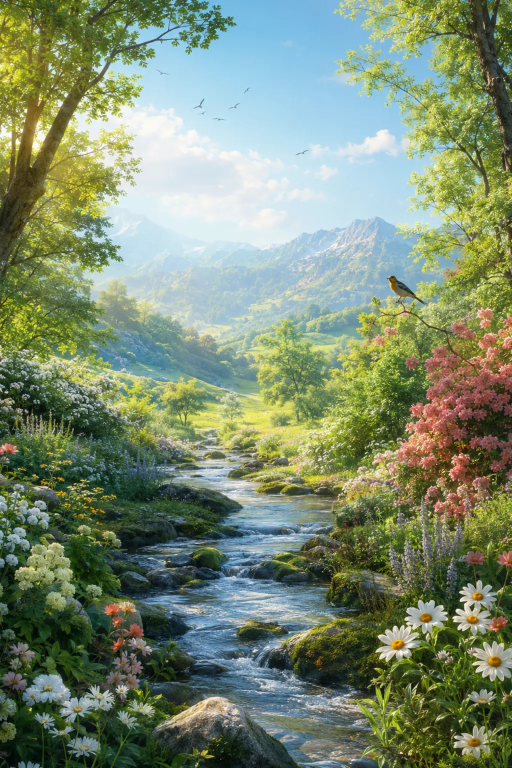
#> input picture .msc-build/premium-theme-art-0.14.2/theme_scene_creation_garden.webp, 1024 x 1536 px, found by its file name (shown at 1/2 size)
$ python generate-0.15.3-professional-workbook-assets.py
#> lines starting #> are read from the running program, lines starting #| are printed output that depends on the picture
#!/usr/bin/env python3
"""Build My Study Companion's offline professional workbook illustration pack.

All interactive variants are derived from professional theme artwork already stored
inside the Android app. Production pages never fall back to primitive geometry.
"""
from __future__ import annotations

import argparse
import hashlib
import json
import math
import shutil
from dataclasses import dataclass
from pathlib import Path

import numpy as np
from PIL import Image, ImageEnhance, ImageFilter, ImageOps
from skimage.color import rgb2gray
from skimage.feature import canny
from skimage.morphology import dilation, disk, remove_small_objects
from skimage.segmentation import slic

WIDTH = 512
HEIGHT = 768

PALETTE = [
    {"number": 1, "label": "Brown", "rgb": "#8A5A35"},
    {"number": 2, "label": "Skin tone", "rgb": "#E5B17A"},
    {"number": 3, "label": "Red", "rgb": "#C94C4C"},
    {"number": 4, "label": "Blue", "rgb": "#4F83B6"},
    {"number": 5, "label": "Gray", "rgb": "#858A91"},
    {"number": 6, "label": "Green", "rgb": "#5C8B57"},
    {"number": 7, "label": "Tan", "rgb": "#C8A46B"},
    {"number": 8, "label": "Yellow", "rgb": "#E6C44F"},
    {"number": 9, "label": "Black", "rgb": "#252525"},
]
PALETTE_RGB = np.array(
    [tuple(int(entry["rgb"][i : i + 2], 16) for i in (1, 3, 5)) for entry in PALETTE],
    dtype=np.float32,
)


@dataclass(frozen=True)
class SourceSpec:
    id: str
    title: str
    filename: str
    crop: tuple[int, int, int, int] | None = None
    mirror: bool = False


SOURCES = [
    SourceSpec("creation", "Creation", "theme_scene_creation_garden.webp"),
    SourceSpec("noahs-ark", "Noah's Ark", "theme_scene_noahs_ark.webp"),
    SourceSpec("jonah", "Jonah and the Great Fish", "theme_scene_ocean_majesty.webp"),
    SourceSpec("david-goliath", "David and Goliath", "theme_scene_mountain_sunrise.webp"),
    SourceSpec("daniel-lions", "Daniel in the Lions' Den", "theme_scene_lion_premium_2.webp"),
    SourceSpec("jesus-storm", "Jesus Calms the Storm", "theme_scene_red_sea_deliverance.webp", mirror=True),
    SourceSpec("good-samaritan", "The Good Samaritan", "theme_scene_parable_line_panels.webp", (0, 768, 512, 1536)),
    SourceSpec("lost-sheep", "The Lost Sheep", "theme_scene_parable_line_panels.webp", (512, 0, 1024, 768)),
    SourceSpec("talents", "The Talents", "theme_scene_parable_line_panels.webp", (512, 768, 1024, 1536)),
    SourceSpec("prodigal-son", "The Prodigal Son", "theme_scene_parable_line_panels.webp", (0, 0, 512, 768)),
    SourceSpec("wise-builders", "Wise and Foolish Builders", "theme_scene_bible_timeline.webp", (0, 768, 1024, 1536)),
    SourceSpec("armor-of-god", "The Armor of God", "theme_scene_mountain_sunrise.webp", mirror=True),
    SourceSpec("favorite-scripture", "Draw Your Favorite Scripture", "theme_scene_bible_sketch_study.webp"),
    SourceSpec("favorite-animal", "Draw Your Favorite Animal", "theme_scene_rainforest_harmony.webp"),
    SourceSpec("faith-action", "Faith in Action", "theme_scene_red_sea_deliverance.webp"),
    SourceSpec("gratitude-journal", "Gratitude Journal", "theme_scene_warm_editorial.webp"),
]

DRAWING_STEPS = [
    "Block in the largest shapes and the horizon.",
    "Add the main people, animals, buildings, or objects.",
    "Add the complete professional line detail.",
    "Finish expressions, textures, labels, and your own color.",
]


def load_source(source_root: Path, spec: SourceSpec) -> Image.Image:
    path = source_root / spec.filename
    if not path.is_file():
        raise FileNotFoundError(f"Missing stored professional source artwork: {path}")
    image = Image.open(path).convert("RGB")
    if spec.crop:
        image = image.crop(spec.crop)
    if spec.mirror:
        image = ImageOps.mirror(image)
    image = ImageOps.fit(image, (WIDTH, HEIGHT), method=Image.Resampling.LANCZOS)
    image = ImageEnhance.Contrast(image).enhance(1.04)
    return ImageEnhance.Color(image).enhance(1.03)


def generate_labels(rgb: np.ndarray, target_segments: int = 52) -> np.ndarray:
    labels = slic(
        rgb.astype(np.float32) / 255.0,
        n_segments=target_segments,
        compactness=14.0,
        sigma=1.0,
        start_label=1,
        channel_axis=-1,
        enforce_connectivity=True,
        min_size_factor=0.35,
        max_size_factor=2.6,
    ).astype(np.uint16)
    dense = np.zeros_like(labels, dtype=np.uint16)
    for index, old in enumerate(np.unique(labels), start=1):
        dense[labels == old] = index
    return dense


# [7 lines left out: function boundary_pixels, not called in this run]


def line_art(rgb: np.ndarray, labels: np.ndarray, sigma: float, include_regions: bool) -> Image.Image:
    edges = canny(rgb2gray(rgb), sigma=sigma, low_threshold=0.06, high_threshold=0.20)
    edges = remove_small_objects(edges, max_size=42 if sigma <= 2.0 else 90)
    edges = dilation(edges, disk(1 if sigma <= 2.0 else 0))
    if include_regions:
        edges |= boundary_pixels(labels)
    canvas = np.full((HEIGHT, WIDTH), 255, dtype=np.uint8)
    canvas[edges] = 22
    return Image.fromarray(canvas).convert("RGB")


def nearest_palette_number(pixels: np.ndarray) -> int:
    sample = np.median(pixels.reshape(-1, 3), axis=0).astype(np.float32)
    return int(np.argmin(np.sum((PALETTE_RGB - sample) ** 2, axis=1)) + 1)


def region_manifest(rgb: np.ndarray, labels: np.ndarray) -> list[dict]:
    records = []
    for region_id in np.unique(labels):
        ys, xs = np.where(labels == region_id)
        cx, cy = float(xs.mean()), float(ys.mean())
        nearest = int(np.argmin((xs - cx) ** 2 + (ys - cy) ** 2))
        records.append(
            {
                "id": str(int(region_id)),
                "number": nearest_palette_number(rgb[labels == region_id]),
                "centerX": int(xs[nearest]),
                "centerY": int(ys[nearest]),
                "pixelCount": int(xs.size),
            }
        )
    return records


def choose_difference_regions(labels: np.ndarray) -> list[int]:
    candidates = []
    for region_id in np.unique(labels):
        ys, xs = np.where(labels == region_id)
        if xs.size >= 900:
            candidates.append((int(region_id), float(xs.mean()), float(ys.mean()), int(xs.size)))
    candidates.sort(key=lambda item: item[3], reverse=True)
    selected = []
    for candidate in candidates:
        _, x, y, _ = candidate
        if all((x - sx) ** 2 + (y - sy) ** 2 >= 120**2 for _, sx, sy, _ in selected):
            selected.append(candidate)
        if len(selected) == 5:
            break
    for candidate in candidates:
        if len(selected) == 5:
            break
        if candidate[0] not in {item[0] for item in selected}:
            selected.append(candidate)
    return [item[0] for item in selected[:5]]


# [42 lines left out: functions changed_image, differences_manifest, not called in this run]


def save_webp(image: Image.Image, path: Path, quality: int) -> None:
    path.parent.mkdir(parents=True, exist_ok=True)
    image.save(path, "WEBP", quality=quality, method=6)


# [6 lines left out: function sha256_file, not called in this run]


def build_pack(source_root: Path, output_root: Path) -> None:
    if output_root.exists():
        shutil.rmtree(output_root)
    output_root.mkdir(parents=True)
    assets = []
    for spec in SOURCES:
        master = load_source(source_root, spec)
#> in load_source, image is the input picture: PIL image 1024x1536 RGB; mean R, G, B 123.6, 139.4, 112.8
#> in load_source, `image = ImageOps.fit(image, (WIDTH, HEIGHT), method=Image.Resampling.L..`:
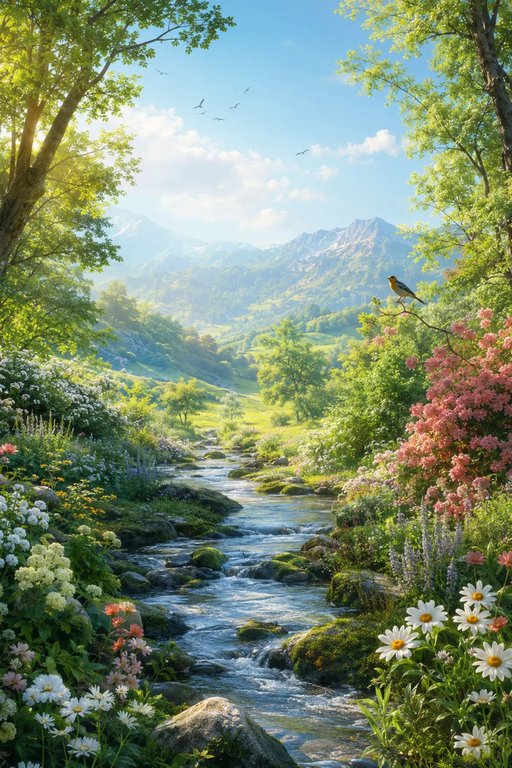
#> image: PIL image 512x768 RGB; mean R, G, B 123.6, 139.4, 112.8
        rgb = np.asarray(master)
        labels = generate_labels(rgb)
#> in generate_labels, `labels = slic( rgb.astype(np.float32) / 255.0, n_segments=target_segme..`:
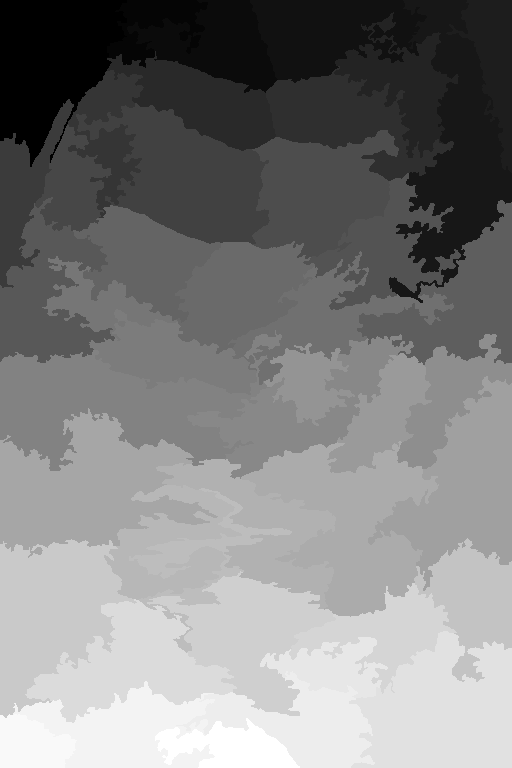
#> labels: shape (768, 512) uint16; min 1, max 44, mean 22.6; drawn with min black and max white
#> the loop in generate_labels, `for index, old in enumerate(np.unique(labels), start=1):` made 44 passes
        step1_labels = generate_labels(rgb, 10)
#> call 2 of generate_labels, with target_segments = 10
#> in generate_labels (call 2), `labels = slic( rgb.astype(np.float32) / 255.0, n_segments=target_segme..`:
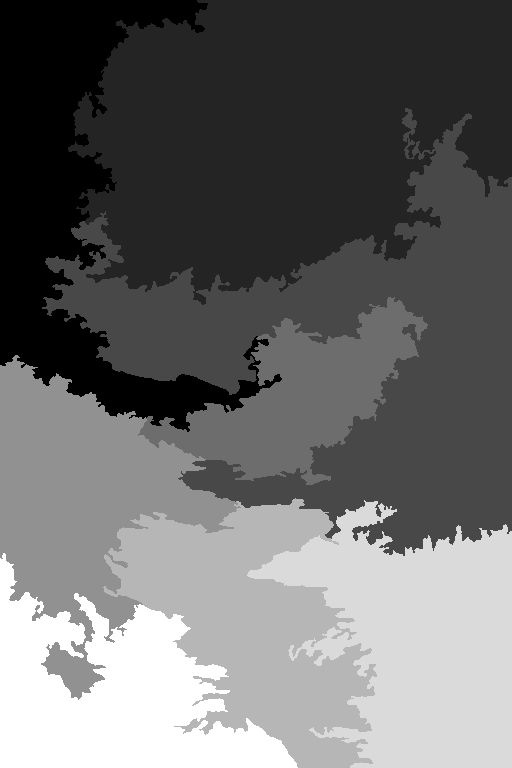
#> labels: shape (768, 512) uint16; min 1, max 8, mean 3.91; drawn with min black and max white
#> the loop in generate_labels (call 2), `for index, old in enumerate(np.unique(labels), start=1):` made 8 passes
        step2_labels = generate_labels(rgb, 22)
#> call 3 of generate_labels, with target_segments = 22
#> in generate_labels (call 3), `labels = slic( rgb.astype(np.float32) / 255.0, n_segments=target_segme..`:
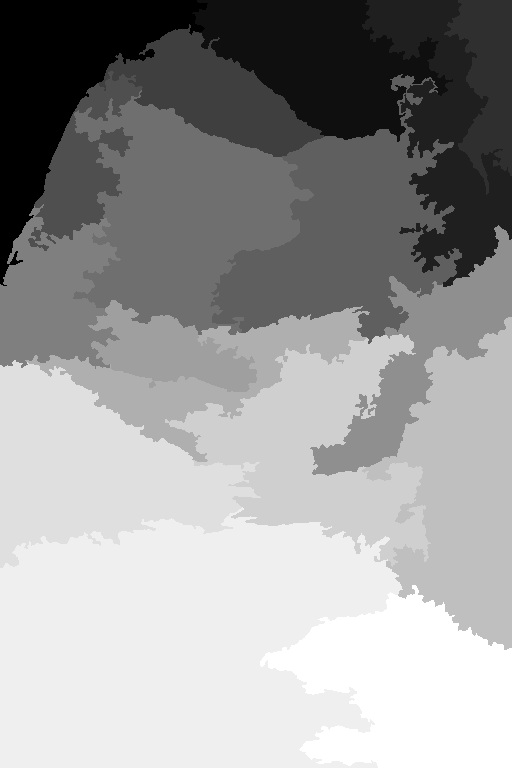
#> labels: shape (768, 512) uint16; min 1, max 17, mean 10.68; drawn with min black and max white
#> the loop in generate_labels (call 3), `for index, old in enumerate(np.unique(labels), start=1):` made 17 passes
        regions = region_manifest(rgb, labels)
#> the loop in region_manifest, `for region_id in np.unique(labels):` made 44 passes
#> (cx, cy, nearest, sample in nearest_palette_number) on passes 1 to 8: (50.66, 60.99, 7263, [119, 122, 37]), (154.2, 25.42, 1874, [83, 116, 70]), (216.7, 43.83, 3575, [140, 205, 239]), (329, 32.4, 4941, [128, 192, 231]), (455.7, 149.8, 7030, [142, 160, 70]), (493.6, 60.59, 2713, [55, 63, 37]), (402.8, 83.89, 3755, [149, 191, 161]), (202.7, 101.2, 4066, [184, 226, 245])
#> after the loop in region_manifest, `for region_id in np.unique(labels):`: records = 44 items
        if len(regions) < 35:
            raise RuntimeError(f"{spec.id} generated only {len(regions)} closed regions")
        selected = choose_difference_regions(labels)
        if len(selected) != 5:
            raise RuntimeError(f"{spec.id} did not generate five differences")

        folder = output_root / spec.id
        folder.mkdir(parents=True)
        save_webp(master, folder / "master.webp", 90)
        save_webp(line_art(rgb, labels, 2.35, True), folder / "line.webp", 92)
        save_webp(line_art(rgb, step1_labels, 4.0, True), folder / "drawing-step-1.webp", 91)
        save_webp(line_art(rgb, step2_labels, 2.8, True), folder / "drawing-step-2.webp", 91)
        save_webp(changed_image(master, labels, selected), folder / "difference-changed.webp", 90)
        Image.fromarray(labels.astype(np.uint16)).save(folder / "region-mask.png", "PNG", optimize=True)

        assets.append(
            {
                "id": spec.id,
                "title": spec.title,
                "aspectRatio": WIDTH / HEIGHT,
                "regions": regions,
                "differences": differences_manifest(labels, selected),
                "drawingSteps": DRAWING_STEPS,
            }
        )

    manifest = {
        "version": 3,
        "width": WIDTH,
        "height": HEIGHT,
        "palette": PALETTE,
        "assets": assets,
    }
    (output_root / "manifest.json").write_text(json.dumps(manifest, indent=2) + "\n")
    sums = []
    for path in sorted(output_root.rglob("*")):
        if path.is_file() and path.name != "SHA256SUMS.txt":
            sums.append(f"{sha256_file(path)}  {path.relative_to(output_root).as_posix()}")
    (output_root / "SHA256SUMS.txt").write_text("\n".join(sums) + "\n")


# [20 lines left out: function validate_pack, not called in this run]


def main() -> None:
    parser = argparse.ArgumentParser()
    parser.add_argument("--repo-root", type=Path, default=Path.cwd())
    parser.add_argument("--android-only", action="store_true")
    args = parser.parse_args()
    repo = args.repo_root.resolve()
    source_root = repo / "MyStudyCompanion/app/src/main/res/drawable-nodpi"
    android_root = repo / "MyStudyCompanion/app/src/main/assets/workbook"
    build_pack(source_root, android_root)
#> the loop in choose_difference_regions, `for region_id in np.unique(labels):` made 44 passes
#> after the loop in choose_difference_regions, `for region_id in np.unique(labels):`: candidates = 44 items, first 6: (1, 50.66, 60.99, 13687), (2, 154.2, 25.42, 3217), (3, 216.7, 43.83, 7142), (4, 329, 32.4, 9533), (5, 455.7, 149.8, 15907), (6, 493.6, 60.59, 4797)
#> the loop in choose_difference_regions, `for candidate in candidates:` made 6 passes
#> (candidate, x, y) on passes 1 to 6: ((23, 112.8, 404.7, 17642), 112.8, 404.7), ((29, 85.99, 487.9, 17332), 85.99, 487.9), ((30, 350.3, 521.8, 16528), 350.3, 521.8), ((39, 442.6, 711.3, 15921), 442.6, 711.3), ((5, 455.7, 149.8, 15907), 455.7, 149.8), ((12, 187.2, 177.1, 14706), 187.2, 177.1)
#> after the loop in choose_difference_regions, `for candidate in candidates:`: selected = [(23, 112.8, 404.7, 17642), (30, 350.3, 521.8, 16528), (39, 442.6, 711.3, 15921), (5, 455.7, 149.8, 15907), (12, 187.2, 177.1, 14706)]
#> the loop in choose_difference_regions, `for candidate in candidates:` made 1 pass
#> in build_pack, `selected = choose_difference_regions(labels)`: selected = [23, 30, 39, 5, 12]
#> in line_art, `edges = canny(rgb2gray(rgb), sigma=sigma, low_threshold=0.06, high_thr..`:
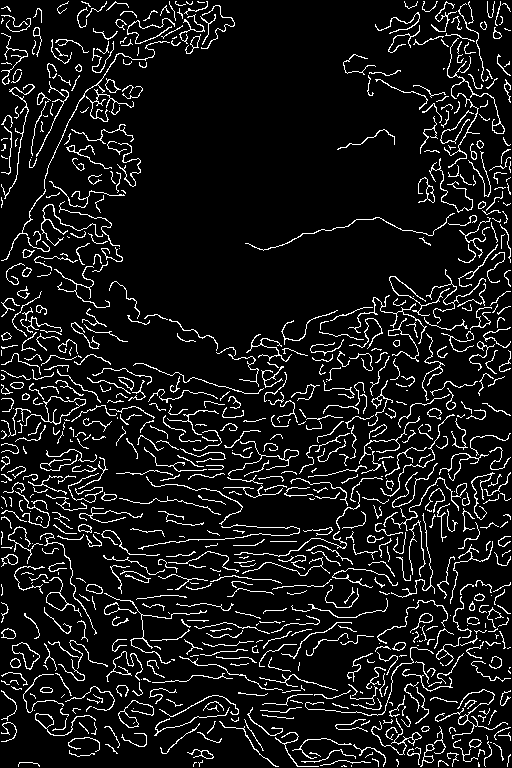
#> edges: shape (768, 512) bool; 9.3% white in thin lines or dots
    validate_pack(android_root)
    if not args.android_only:
        web_root = repo / "MyStudyCompanionWeb/assets/workbook"
        if web_root.exists():
            shutil.rmtree(web_root)
        shutil.copytree(android_root, web_root)
        validate_pack(web_root)
    print(f"Generated {len(SOURCES)} professional workbook packs from stored app artwork.")


if __name__ == "__main__":
#> (the run stopped early here; a loop or call above may not have finished)

$ run again, with .msc-build/premium-theme-art-0.14.2/theme_scene_bible_map.webp copied over .msc-build/premium-theme-art-0.14.2/theme_scene_creation_garden.webp
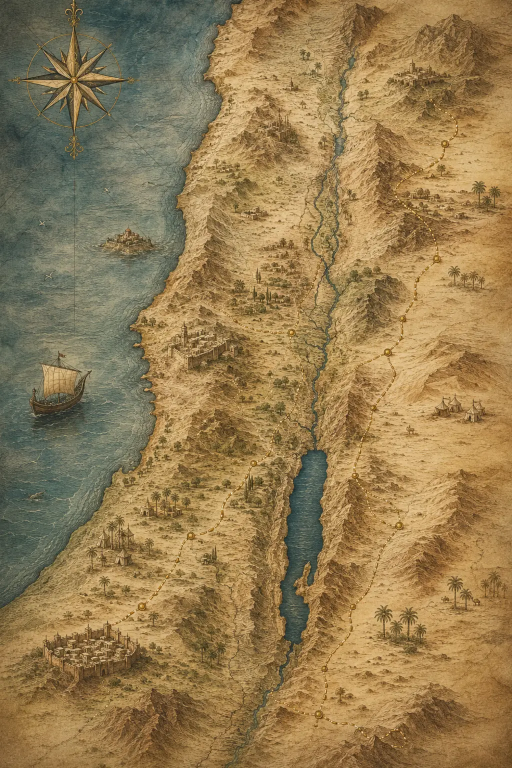
#> input picture .msc-build/premium-theme-art-0.14.2/theme_scene_bible_map.webp, 1024 x 1536 px, found by its file name (shown at 1/2 size)
#> in load_source, image is the input picture: PIL image 1024x1536 RGB; mean R, G, B 148.6, 124.2, 81.4
#> the loop in generate_labels, `for index, old in enumerate(np.unique(labels), start=1):` made 55 passes
#> the loop in generate_labels (call 2), `for index, old in enumerate(np.unique(labels), start=1):` made 10 passes
#> in generate_labels (call 3), `labels = slic( rgb.astype(np.float32) / 255.0, n_segments=target_segme..`:
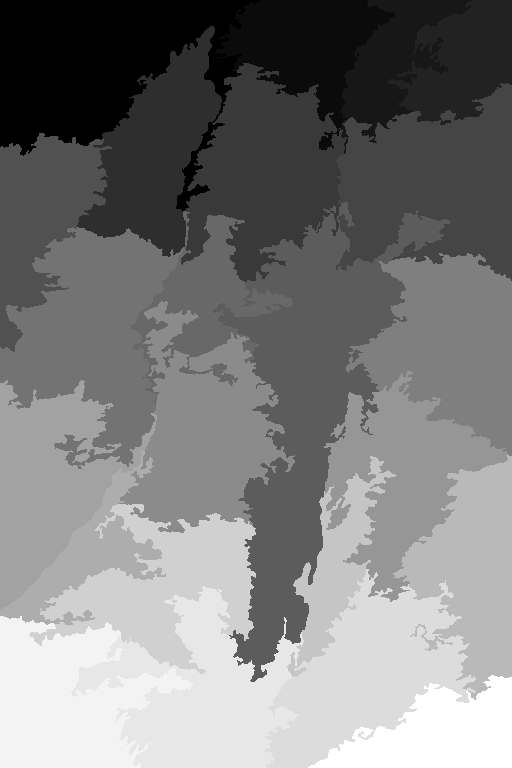
#> labels: shape (768, 512) uint16; min 1, max 23, mean 11.8; drawn with min black and max white
#> the loop in generate_labels (call 3), `for index, old in enumerate(np.unique(labels), start=1):` made 23 passes
#> the loop in region_manifest, `for region_id in np.unique(labels):` made 55 passes
#> (cx, cy, nearest, sample in nearest_palette_number) on passes 1 to 8: (56.28, 53.86, 5038, [91, 91, 69]), (150.4, 27.11, 4080, [71, 88, 80]), (305.6, 25.99, 3901, [147, 112, 64]), (413.2, 39.16, 3285, [169, 131, 76]), (465.1, 64.42, 3901, [130, 95, 50]), (181.6, 79.47, 2159, [111, 117, 100]), (238.1, 95.19, 3457, [199, 163, 106]), (316.1, 99.88, 3397, [181, 149, 96])
#> after the loop in region_manifest, `for region_id in np.unique(labels):`: records = 55 items
#> the loop in choose_difference_regions, `for region_id in np.unique(labels):` made 55 passes
#> after the loop in choose_difference_regions, `for region_id in np.unique(labels):`: candidates = 55 items, first 6: (1, 56.28, 53.86, 10222), (2, 150.4, 27.11, 7229), (3, 305.6, 25.99, 7121), (4, 413.2, 39.16, 6466), (5, 465.1, 64.42, 8100), (6, 181.6, 79.47, 4854)
#> the loop in choose_difference_regions, `for candidate in candidates:` made 7 passes
#> (candidate, x, y) on passes 1 to 7: ((35, 194.5, 462.3, 12091), 194.5, 462.3), ((42, 191.2, 556.5, 11306), 191.2, 556.5), ((46, 59, 655, 10261), 59, 655), ((1, 56.28, 53.86, 10222), 56.28, 53.86), ((45, 458.2, 629.9, 10082), 458.2, 629.9), ((48, 376.3, 655.5, 9790), 376.3, 655.5), ((24, 196.6, 333, 9092), 196.6, 333)
#> after the loop in choose_difference_regions, `for candidate in candidates:`: selected = [(35, 194.5, 462.3, 12091), (46, 59, 655, 10261), (1, 56.28, 53.86, 10222), (45, 458.2, 629.9, 10082), (24, 196.6, 333, 9092)]
#> the loop in choose_difference_regions, `for candidate in candidates:` made 1 pass
#> in build_pack, `selected = choose_difference_regions(labels)`: selected = [35, 46, 1, 45, 24]
#> in line_art, `edges = canny(rgb2gray(rgb), sigma=sigma, low_threshold=0.06, high_thr..`:
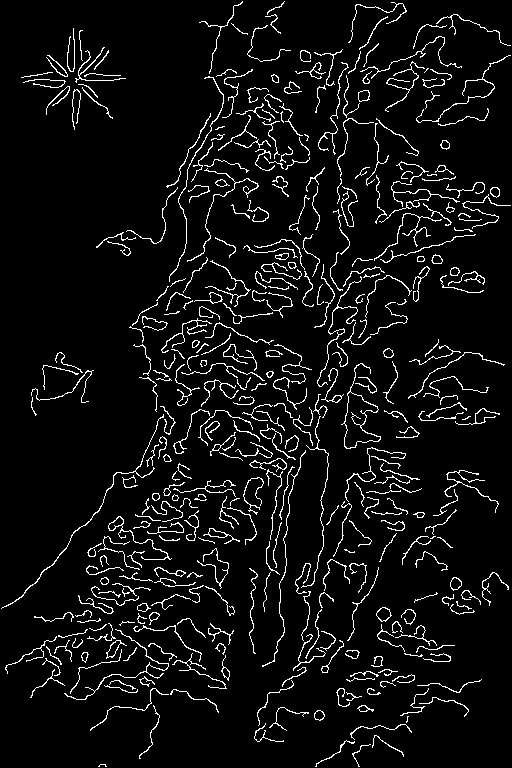
#> edges: shape (768, 512) bool; 6.1% white in thin lines or dots
